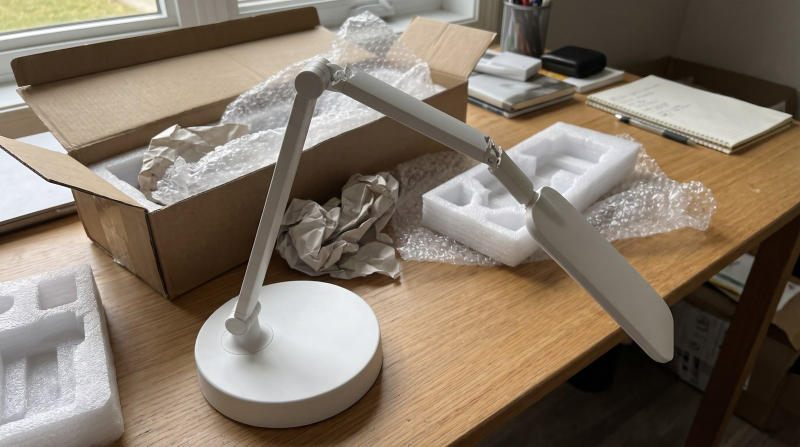
#> input picture demo-photos/lamp-broken.jpg, 1600 x 893 px (shown at 1/2 size)
$ python make_variants.py
#> lines starting #> are read from the running program, lines starting #| are printed output that depends on the picture
"""Build the degraded / disguised photo variants used by the evaluation set from the real photos in the repo.

Deterministic (fixed seed), so anyone can regenerate them:  python -m eval.make_variants   (from backend/)
"""
from __future__ import annotations

import random
from pathlib import Path

from PIL import Image, ImageDraw, ImageEnhance, ImageFilter, ImageOps

REPO = Path(__file__).resolve().parents[2]
OUT = Path(__file__).resolve().parent / "photos"
LAMP = REPO / "demo-photos" / "lamp-broken.jpg"
MUG = REPO / "demo-photos" / "mug-broken.jpg"
PRODUCTS = REPO / "assets" / "products"


def _save(im: Image.Image, name: str) -> None:
    im = im.convert("RGB")
    im.thumbnail((1600, 1600))
    im.save(OUT / name, "JPEG", quality=85)          # PIL writes no EXIF unless asked


def _noise(im: Image.Image, amount: int, seed: int) -> Image.Image:
    rnd = random.Random(seed)
    px = im.load()
    for _ in range(im.width * im.height // 6):
        x, y = rnd.randrange(im.width), rnd.randrange(im.height)
        r, g, b = px[x, y]
        d = rnd.randint(-amount, amount)
        px[x, y] = (max(0, min(255, r + d)), max(0, min(255, g + d)), max(0, min(255, b + d)))
    return im


def build() -> list[str]:
    OUT.mkdir(parents=True, exist_ok=True)
    lamp = Image.open(LAMP).convert("RGB")
#> lamp is the input picture: PIL image 1600x893 RGB; mean R, G, B 131.1, 117.8, 102.6
    mug = Image.open(MUG).convert("RGB")
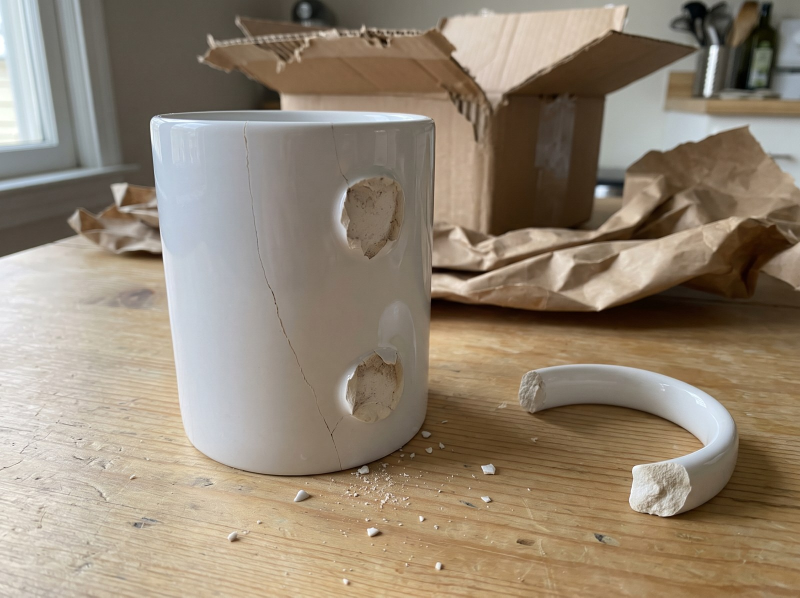
#> input picture demo-photos/mug-broken.jpg, 1600 x 1195 px (shown at 1/2 size)
#> mug is the input picture: PIL image 1600x1195 RGB; mean R, G, B 147.6, 133.7, 115.8
    made = []

    _save(lamp.filter(ImageFilter.GaussianBlur(22)), "var-lamp-blur.jpg"); made.append("var-lamp-blur.jpg")
#> in _save, `im = im.convert("RGB")`:
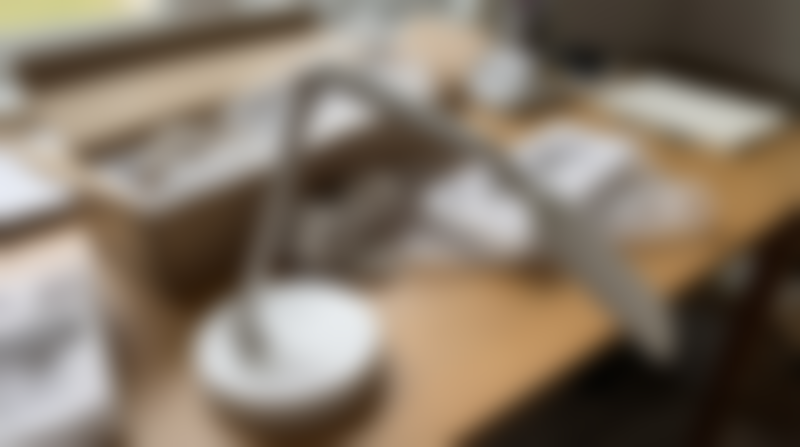
#> im: PIL image 1600x893 RGB (shown at 1/2 size); mean R, G, B 131.2, 117.9, 102.7
    _save(mug.filter(ImageFilter.GaussianBlur(22)), "var-mug-blur.jpg"); made.append("var-mug-blur.jpg")
#> call 2 of _save, with name = 'var-mug-blur.jpg'
#> in _save (call 2), `im = im.convert("RGB")`:
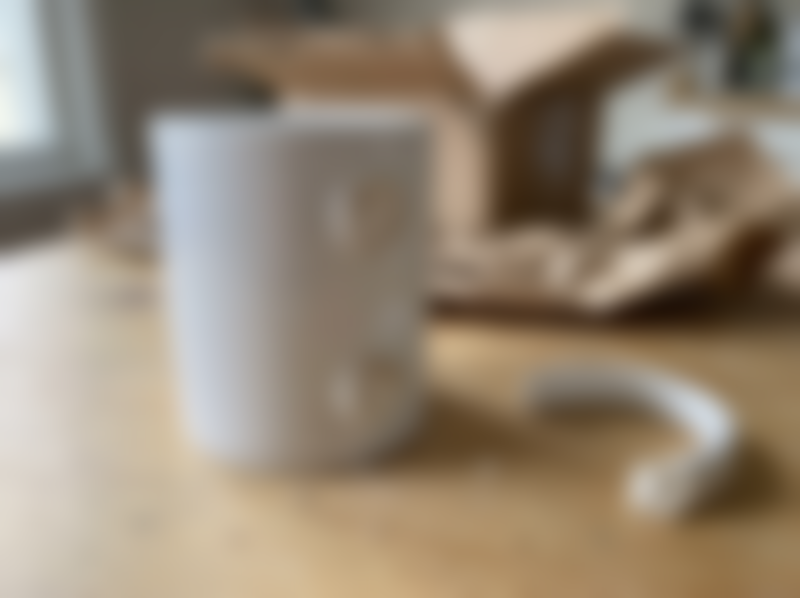
#> im: PIL image 1600x1195 RGB (shown at 1/2 size); mean R, G, B 147.7, 133.7, 115.9

    dark = _noise(ImageEnhance.Brightness(lamp).enhance(0.10), 10, seed=7)
#> the loop in _noise, `for _ in range(im.width * im.height // 6):` made 238133 passes
#> (r, g, b) on passes 1 to 3: (8, 7, 6), (5, 4, 3), (6, 5, 3)
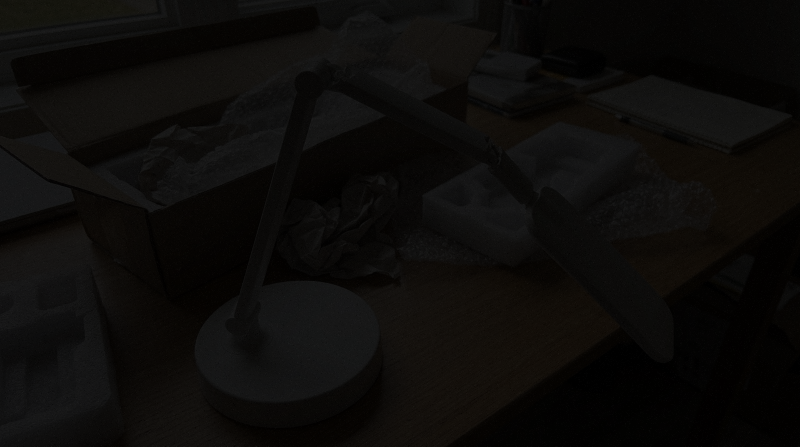
#> dark: PIL image 1600x893 RGB (shown at 1/2 size); mean R, G, B 12.7, 11.4, 9.9
    _save(dark, "var-lamp-dark.jpg"); made.append("var-lamp-dark.jpg")

    w, h = lamp.size                                   # a corner of the box and bubble wrap, no lamp in frame
#> w = 1600; h = 893
    _save(lamp.crop((0, int(h * 0.05), int(w * 0.18), int(h * 0.45))).resize((960, 720)), "var-lamp-crop.jpg")
#> call 4 of _save, with name = 'var-lamp-crop.jpg'
#> in _save (call 4), `im = im.convert("RGB")`:
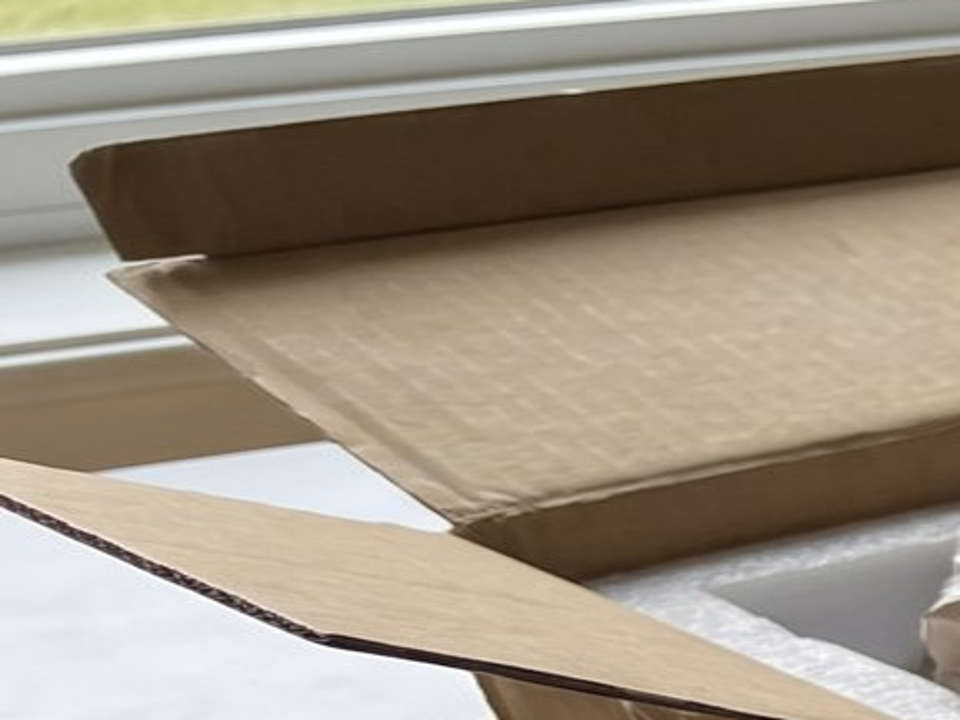
#> im: PIL image 960x720 RGB; mean R, G, B 156.6, 146, 131.8
    made.append("var-lamp-crop.jpg")

    tiny = lamp.resize((64, 36), Image.BILINEAR).resize((1600, 900), Image.NEAREST)
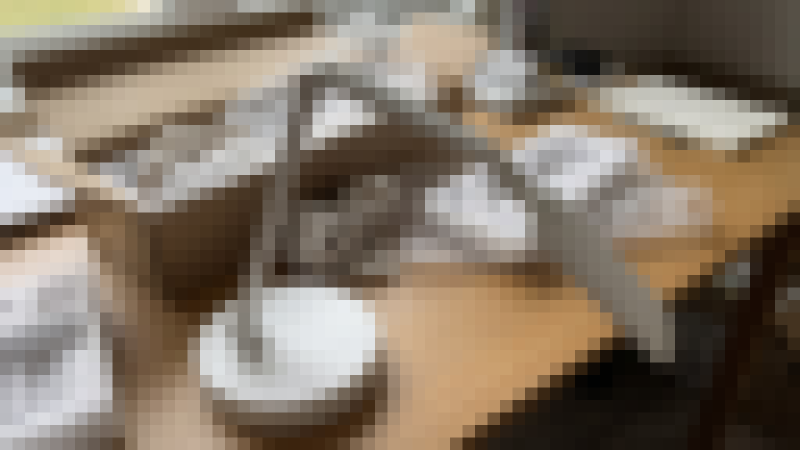
#> tiny: PIL image 1600x900 RGB (shown at 1/2 size); mean R, G, B 131.1, 117.8, 102.6
    _save(tiny, "var-lamp-tiny.jpg"); made.append("var-lamp-tiny.jpg")

    # The shop's own listing photo, mirrored, cropped and slightly recoloured: a buyer trying to pass it off.
#> (the run stopped early here; a loop or call above may not have finished)
